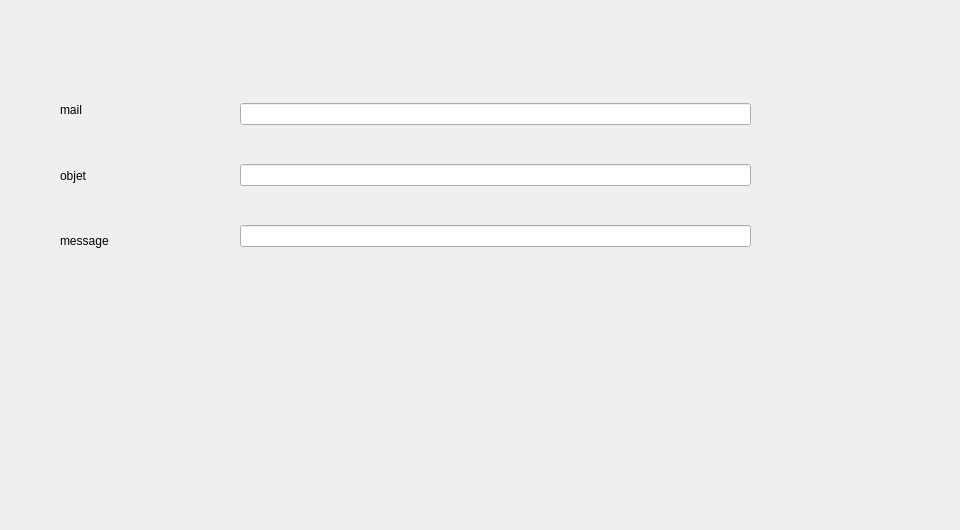
      <widget class="QWidget" name="tab_7">
       <attribute name="title">
        <string>mailing</string>
       </attribute>
       <widget class="QPushButton" name="pushButton_5">
        <property name="geometry">
         <rect>
          <x>420</x>
          <y>270</y>
          <width>151</width>
          <height>41</height>
         </rect>
        </property>
        <property name="styleSheet">
         <string notr="true">background-color: transparent;
background: none;
border: none;
background-repeat: none;
border-image: url(:/img_mus/send.png);</string>
        </property>
        <property name="text">
         <string/>
        </property>
       </widget>
       <widget class="QWidget" name="verticalLayoutWidget_4">
        <property name="geometry">
         <rect>
          <x>60</x>
          <y>80</y>
          <width>160</width>
          <height>191</height>
         </rect>
        </property>
        <layout class="QVBoxLayout" name="verticalLayout_19">
         <item>
          <widget class="QLabel" name="label_74">
           <property name="text">
            <string>mail</string>
           </property>
          </widget>
         </item>
         <item>
          <widget class="QLabel" name="label_75">
           <property name="text">
            <string>objet</string>
           </property>
          </widget>
         </item>
         <item>
          <widget class="QLabel" name="label_76">
           <property name="text">
            <string>message</string>
           </property>
          </widget>
         </item>
        </layout>
       </widget>
       <widget class="QWidget" name="verticalLayoutWidget_3">
        <property name="geometry">
         <rect>
          <x>240</x>
          <y>70</y>
          <width>511</width>
          <height>211</height>
         </rect>
        </property>
        <layout class="QVBoxLayout" name="verticalLayout_18">
         <item>
          <widget class="QLineEdit" name="mail_2"/>
         </item>
         <item>
          <widget class="QLineEdit" name="objet_2"/>
         </item>
         <item>
          <widget class="QLineEdit" name="message_2"/>
         </item>
        </layout>
       </widget>
       <widget class="QLabel" name="label_25">
        <property name="geometry">
         <rect>
          <x>-60</x>
          <y>-80</y>
          <width>951</width>
          <height>521</height>
         </rect>
        </property>
        <property name="text">
         <string/>
        </property>
        <property name="pixmap">
         <pixmap resource="image.qrc">:/img_mus/12.png</pixmap>
        </property>
       </widget>
       <zorder>label_25</zorder>
       <zorder>pushButton_5</zorder>
       <zorder>verticalLayoutWidget_4</zorder>
       <zorder>verticalLayoutWidget_3</zorder>
      </widget>
